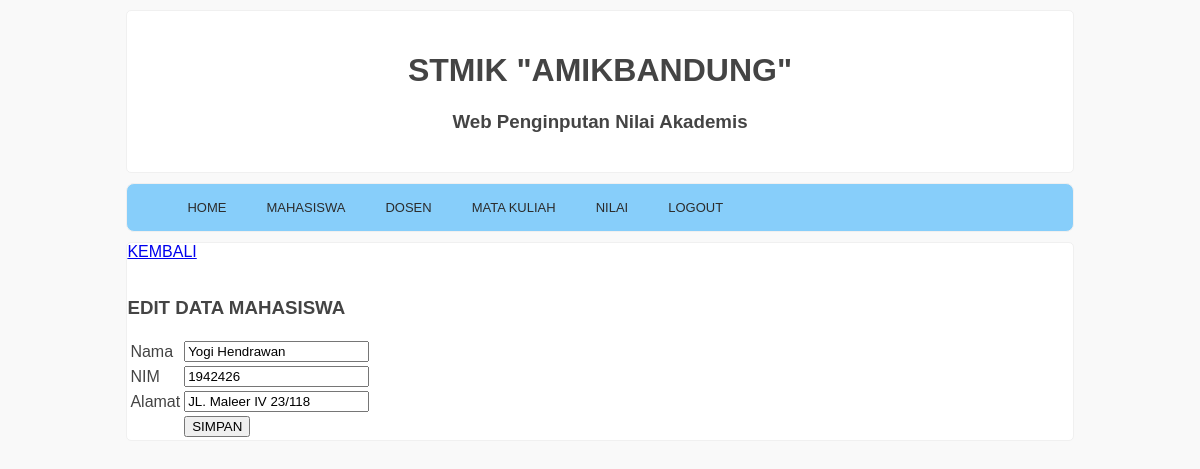
Screenshot of /admin/index.php?page=edit_mahasiswa&id=1 with the database file from the repository.
### tables this page shows
CREATE TABLE `mahasiswa` (
  `id` int(11) NOT NULL,
  `nama` varchar(50) NOT NULL,
  `nim` int(11) NOT NULL,
  `alamat` varchar(50) NOT NULL
);

### src/admin/halaman/operasi_mahasiswa/edit_mahasiswa.php (the view, shortened to what this page needs)
<!DOCTYPE html>
<html>
<body>
  <a href="index.php?page=mahasiswa">KEMBALI</a>
  <br />
  <br />
  <h3>EDIT DATA MAHASISWA</h3>
  <?php
    include 'koneksi.php';
    $id=$_GET['id'];
    $data=mysqli_query($koneksi,"select * from mahasiswa where id='$id'");
    while($d=mysqli_fetch_array($data)){
        ?>
  <form method="post" action="halaman/operasi_mahasiswa/update_mahasiswa.php">
    <table>
      <tr>
        <td>Nama</td>
        <td>
          <input type="text" name="nama" value="<?php echo$d['nama'];?>">
        </td>
      </tr>
      <tr>
        <td>NIM</td>
        <td>
          <input type="number" name="nim" value="<?php echo$d['nim'];?>">
        </td>
      </tr>
      <tr>
        <td>Alamat</td>
        <td>
          <input type="text" name="alamat" value="<?php echo$d['alamat'];?>">
        </td>
      </tr>
      <tr>
        <td></td>
        <td>
          <input type="submit" value="SIMPAN">
        </td>
      </tr>
    </table>
  </form>
  <?php
        }
    ?>
</body>
</html>

### src/admin/style.css (style rules this page uses)
body { background-color: #f9f9f9; font-size: 16px; color: #444; font-family: sans-serif; }

### rows the page displays
mahasiswa: nama "Yogi Hendrawan", nim "1942426", alamat "JL. Maleer IV 23/118"
